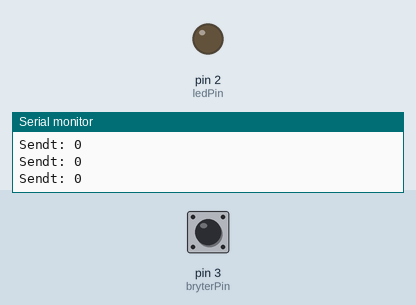
Simulated run of this sketch. Board: Arduino Uno, built with avr-gcc and run on an emulated ATmega328P. Parts: output pins drawn as LEDs (lit = HIGH), the last lines printed to the serial monitor. Inputs (shaded band) come from the test bench; at power-on: pin 3 (bryterPin) HIGH. No radio packets arrive unless stated.

Above: at 1.3 s.
1.4 s: pin 3 (bryterPin) pulled LOW for 0.3 s
At 1.69 s:
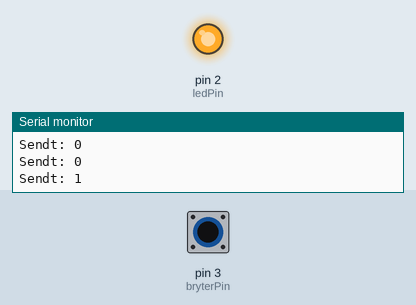
3.3 s: pin 3 (bryterPin) pulled LOW for 3.2 s
At 7.6 s:
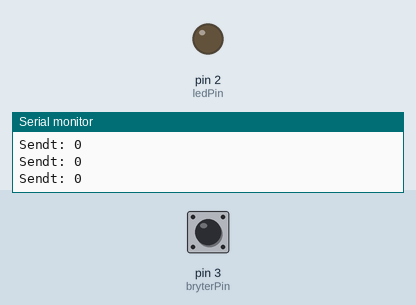
Timing chart, 0 to 9.1 s (numbered marks = the images above; inputs shaded):
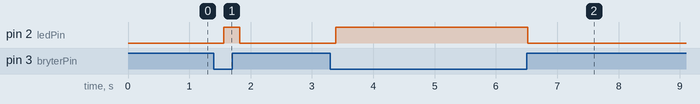

Measured:
- after the input at 1.4 s, pin 2 (ledPin): LOW → HIGH after 0.16 s, → LOW 0.26 s later
- after the input at 3.3 s, pin 2 (ledPin): LOW → HIGH after 0.09 s, → LOW 3.1 s later

The sketch:

sender_boks.ino
```cpp
#include <RH_ASK.h>      // RadioHead-bibliotek for ASK (Amplitude Shift Keying) over RF
#include <SPI.h>         // Kreves av RadioHead, selv om SPI ikke brukes direkte

const int ledPin = 2;        // LED som viser at bryteren er aktiv
const int bryterPin = 3;     // Bryter som styrer om signal skal sendes

// Oppretter RF-sender med 2000 bps, RX pin = 5 (ubrukt), TX pin = 4
RH_ASK rf_driver(2000, 5, 4);

void setup() {
  pinMode(ledPin, OUTPUT);                         // Setter LED som utgang
  pinMode(bryterPin, INPUT_PULLUP);                // Bruker intern pullup: pinnen er HIGH når bryteren er av

  Serial.begin(9600);                              // Starter seriell kommunikasjon for feilsøking
  if (!rf_driver.init()) {
    Serial.println("RF-sender initiering feilet!");  // Skriv feilmelding hvis RF ikke starter
  } else {
    Serial.println("RF-sender OK. Klar til å sende.");
  }
}

void loop() {
  // Sjekk om bryteren er på (dvs. koblet til GND -> LOW)
  if (digitalRead(bryterPin) == LOW) {
    digitalWrite(ledPin, HIGH);     // Slå på LED for visuell bekreftelse
    const char *melding = "1";      // RF-melding som indikerer "på"
    rf_driver.send((uint8_t *)melding, strlen(melding));  // Send meldingen
    rf_driver.waitPacketSent();     // Vent til meldingen er ferdig sendt
    Serial.println("Sendt: 1");     // Logg
  } else {
    digitalWrite(ledPin, LOW);      // Slå av LED
    const char *melding = "0";      // RF-melding som indikerer "av"
    rf_driver.send((uint8_t *)melding, strlen(melding));
    rf_driver.waitPacketSent();
    Serial.println("Sendt: 0");
  }

  delay(200);  // Liten forsinkelse for å unngå overflødig spamming av signal
}
```
